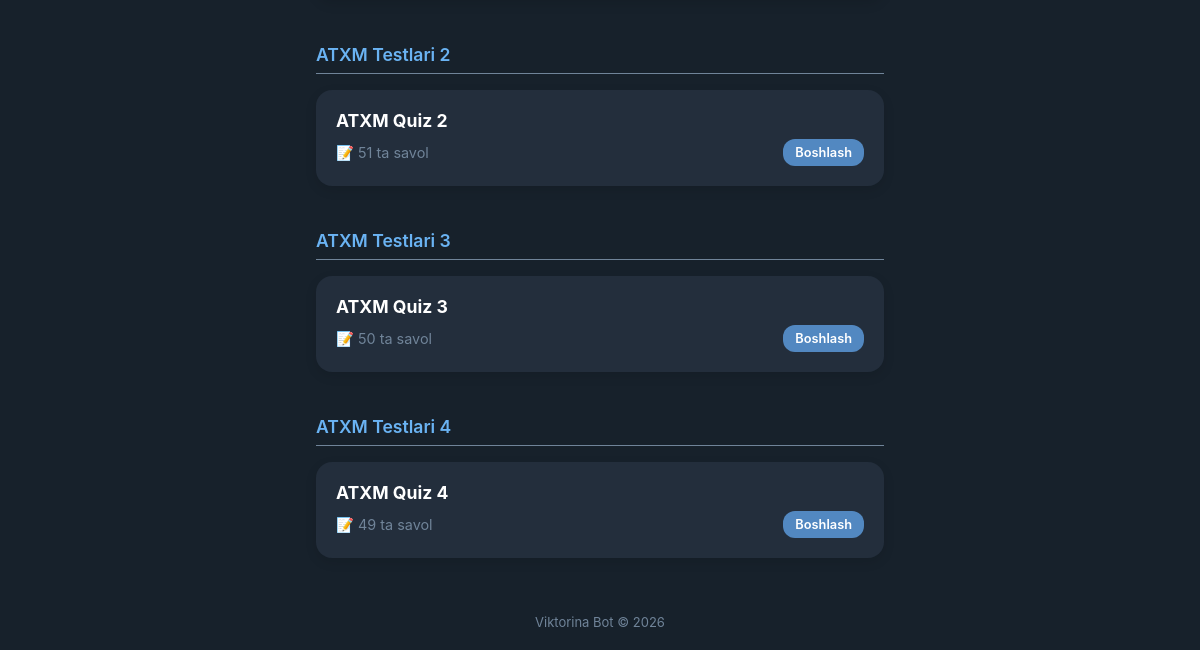
/quiz/ (lower part), run on an earlier commit of the app's database.
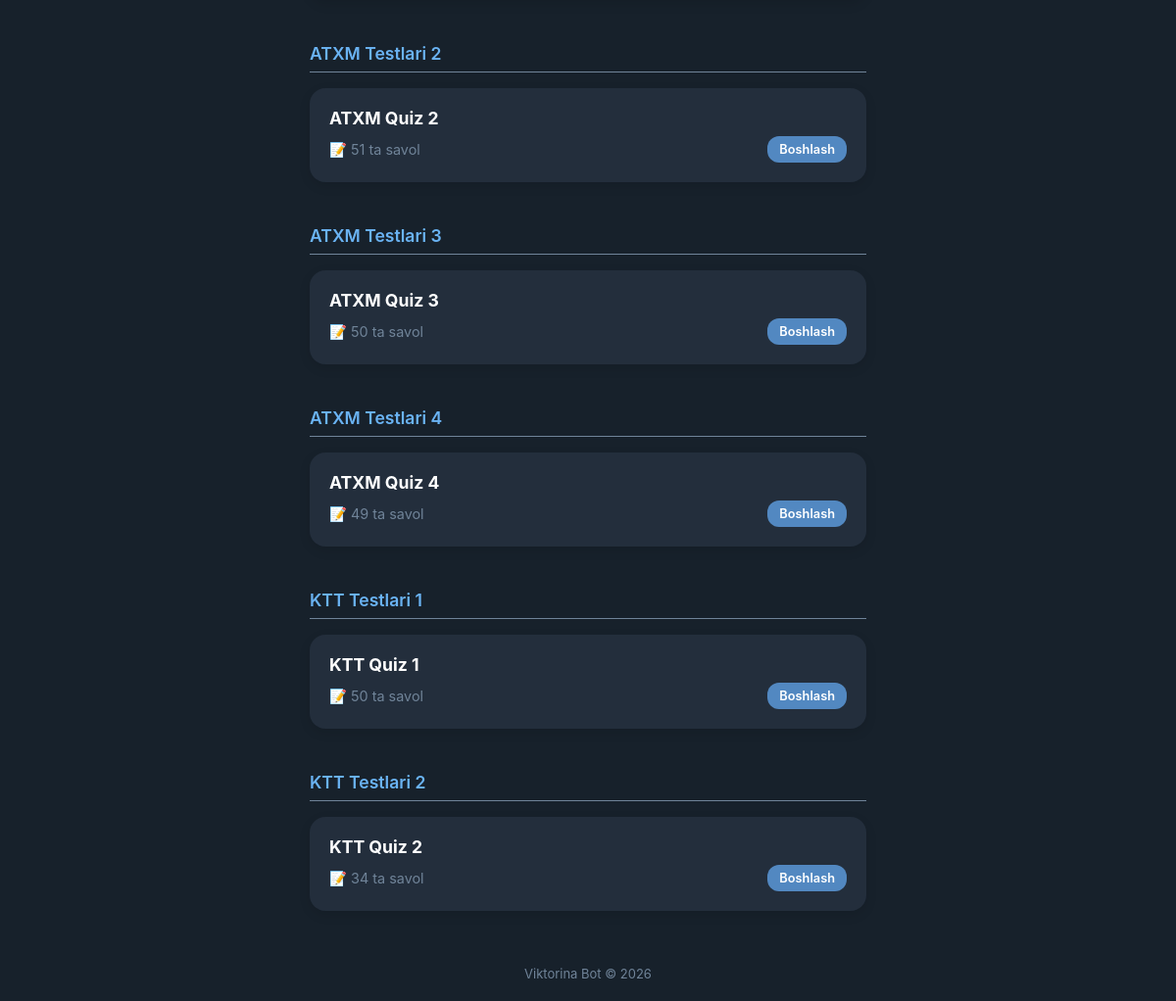
And on a later commit of the database.
### quiz/models.py (models this page shows, shortened)
class Category(models.Model):
    name = models.CharField(max_length=200)

class Quiz(models.Model):
    title = models.CharField(max_length=255)
    category = models.ForeignKey(Category, on_delete=models.CASCADE, related_name="quizzes")

### quiz/views.py (the view)
# urls.py: path("", views.quiz_list, name="quiz_list"),
def quiz_list(request):
    categories = Category.objects.prefetch_related("quizzes__questions").all()
    return render(request, "quiz_list.html", {"categories": categories})

### templates/quiz_list.html (shortened to what this page needs)
{% extends "base.html" %}
{% block content %}
<div style="display: flex; flex-direction: column; gap: 24px;">
  {% for category in categories %}
    <div>
      <h3 class="mb-2" style="font-size: 1.1rem; font-weight: 600; color: var(--tg-theme-link-color); border-bottom: 1px solid var(--tg-theme-hint-color); padding-bottom: 8px; margin-top: 0;">
        {{ category.name }}
      </h3>
      <div style="display: grid; grid-template-columns: repeat(auto-fill, minmax(280px, 1fr)); gap: 16px;">
        {% for quiz in category.quizzes.all %}
          <a href="{% url 'quiz:start_quiz' quiz.id %}" class="card fade-in" style="text-decoration: none; color: inherit; display: block; transition: transform 0.2s; cursor: pointer;">
            <h4 style="margin: 0 0 8px 0; font-size: 1.1rem; color: var(--tg-theme-text-color);">{{ quiz.title }}</h4>
            <div style="display: flex; justify-content: space-between; align-items: center;">
                <span style="font-size: 0.9rem; color: var(--tg-theme-hint-color);">
                  📝 {{ quiz.questions.count }} ta savol
                </span>
                <span class="btn" style="width: auto; padding: 6px 12px; font-size: 0.8rem;">Boshlash</span>
            </div>
          </a>
        {% empty %}
          <p style="color: var(--tg-theme-hint-color); grid-column: 1 / -1;">Bu bo‘limda test yo‘q</p>
        {% endfor %}
      </div>
    </div>
  {% empty %}
    <div class="text-center" style="margin-top: 40px; color: var(--tg-theme-hint-color);">
        <p>Hali hech qanday bo‘lim va test qo‘shilmagan.</p>
    </div>
  {% endfor %}
</div>
{% endblock %}

What changed in the data, as far as the page shows it:
added Category: name "KTT Testlari 1"
added Quiz: title "KTT Quiz 1", questions.count "50", shown under "KTT Testlari 1"
added Category: name "KTT Testlari 2"
added Quiz: title "KTT Quiz 2", questions.count "34", shown under "KTT Testlari 2"
